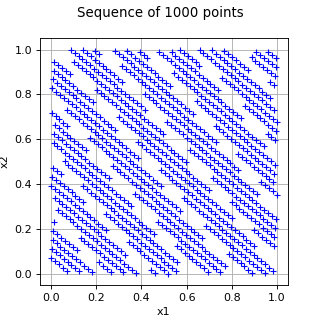

Recreate this plot in Python.
import openturns as ot
from matplotlib import pyplot as plt
from openturns.viewer import View

# Generate points with the given sequence
sequence = ot.HaselgroveSequence(2)
sample = sequence.generate(1000)

# Create the graph
graph = ot.Graph("Sequence of 1000 points", "x1", "x2", True, "")
cloud = ot.Cloud(sample)
graph.add(cloud)

# Draw the graph
fig = plt.figure(figsize=(4, 4))
axis = fig.add_subplot(111)
View(graph, figure=fig, axes=[axis], add_legend=False)
axis.set_xlim(auto=True)
